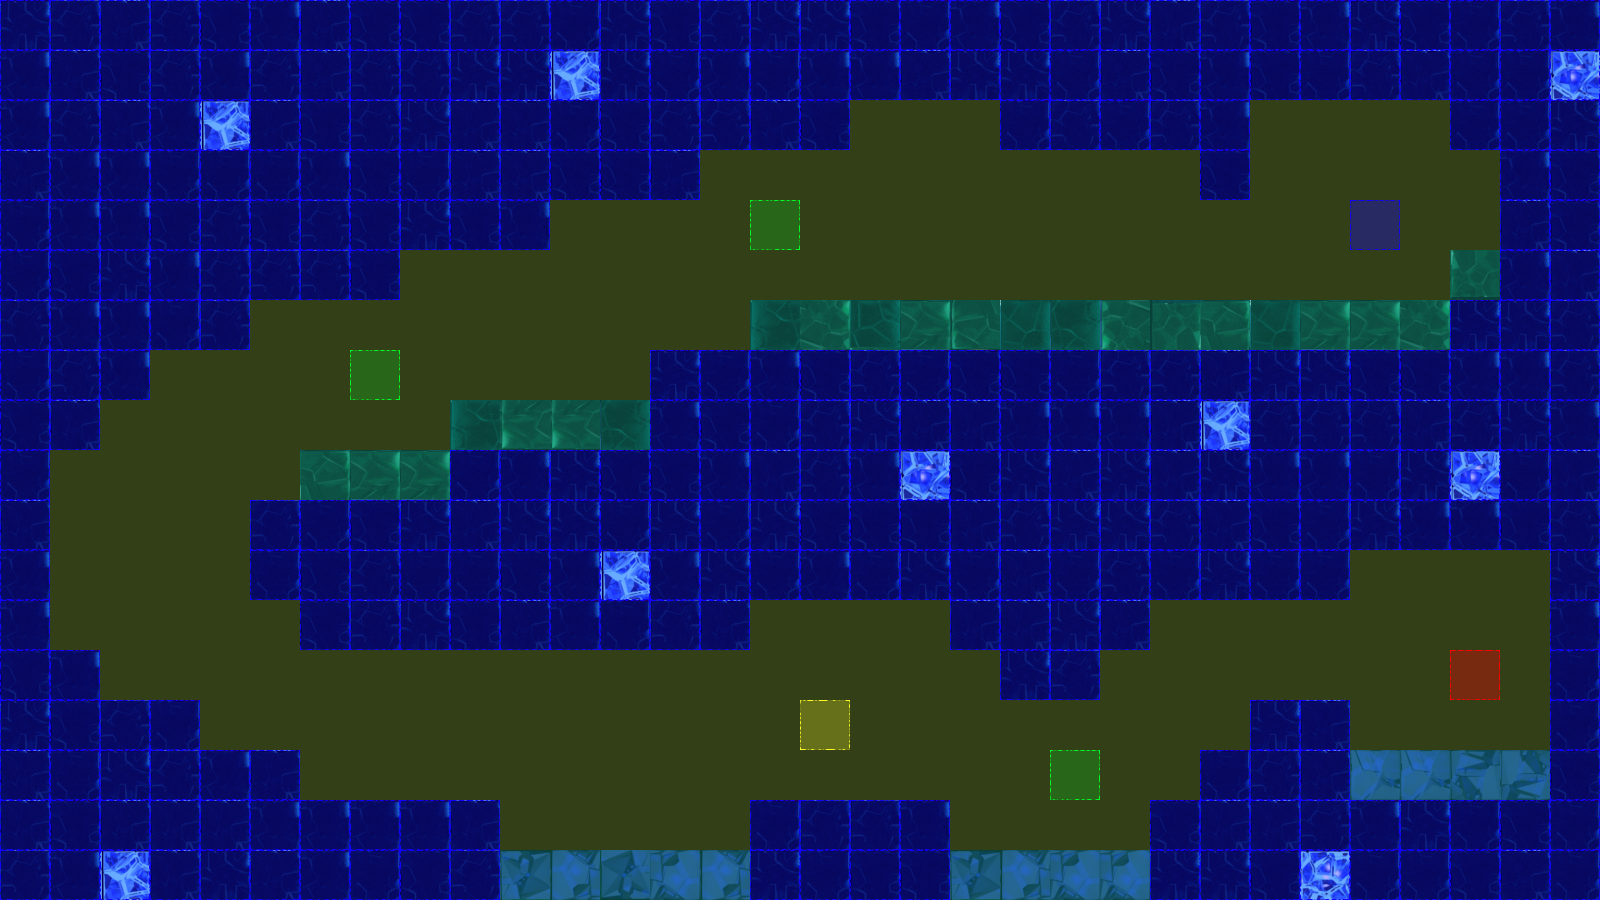

A level layout from a 2D game, rendered from its tile map. Below: a short description, then the map file with tile-grid data replaced by summaries:
An orthogonal 32x18 tile map with 50x50 px tiles, 3 tile layers (terrain, collision, event), 2 tilesets.

<map version="1.0" orientation="orthogonal" renderorder="left-up" width="32" height="18" tilewidth="50" tileheight="50" nextobjectid="3">
 <tileset firstgid="1" name="frozenPlainsTile" tilewidth="50" tileheight="50" tilecount="50" columns="10">
  <image source="tiles/iceTile.png" width="500" height="251" />
 </tileset>
 <tileset firstgid="51" name="collisionTile" tilewidth="50" tileheight="50" tilecount="12" columns="3">
  <image source="tiles/collisionTile.png" width="150" height="200" />
 </tileset>
 <layer name="terrain" width="32" height="18">
  <data>[576 cells, 374 non-empty, 28 distinct tile ids]</data>
 </layer>
 <layer name="collision" width="32" height="18">
  <data>[576 cells, 576 non-empty, 3 distinct tile ids]</data>
 </layer>
 <layer name="event" width="32" height="18">
  <data>[576 cells, 6 non-empty, 4 distinct tile ids]</data>
 </layer>
</map>
